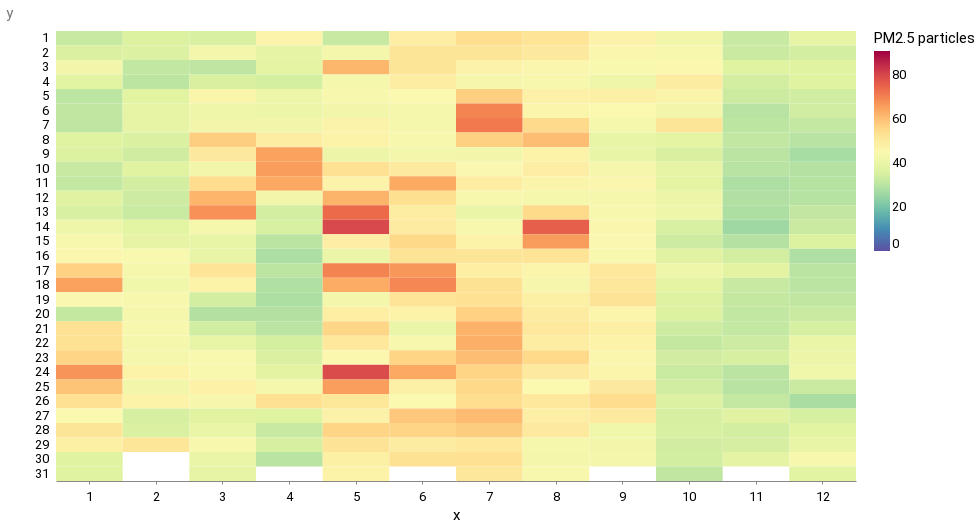

This figure's notebook cell:
### Code cell
alt.Chart(qatar_src).mark_rect().encode(
    x=alt.X(
        "x:O",
    ),
    y=alt.Y("y:O"),
    color=alt.Color(
        "z:Q",
        legend=alt.Legend(title="PM2.5 particles"),
        scale=alt.Scale(scheme="spectral", reverse=True, domain=[0, 91]),
    ),
)

### Figure 1 — Vega-Lite specification as saved in the notebook (floating-point values rounded to 4 significant figures; data arrays with more than 128 entries replaced by an {"elided": "..."} marker saying what was removed)
{"config": {"view": {"width": 800, "height": 450, "strokeOpacity": 0}, "background": "#ffffff", "title": {"anchor": "start", "font": "Summit Sans", "fontColor": "palette[\"black\"]", "fontSize": 18, "fontWeight": "normal"}, "arc": {"fill": "#00d4d8"}, "area": {"fill": "#00d4d8"}, "line": {"stroke": "#00d4d8", "strokeWidth": 3}, "path": {"stroke": "#00d4d8"}, "rect": {"fill": "#00d4d8"}, "shape": {"stroke": "#00d4d8"}, "bar": {"fill": "#00d4d8"}, "point": {"stroke": "#00d4d8"}, "symbol": {"fill": "#00d4d8", "size": 30}, "axis": {"titleFont": "Roboto", "titleFontSize": 15, "titleFontWeight": "normal", "labelFont": "Roboto, sans", "labelFontSize": 13, "labelFontWeight": "normal"}, "axisX": {"labelAngle": 0, "labelPadding": 6, "tickSize": 3, "grid": false}, "axisY": {"labelBaseline": "middle", "maxExtent": 45, "minExtent": 45, "titleAlign": "left", "titleAngle": 0, "titleX": -45, "titleY": -11, "domainOpacity": 0, "gridWidth": 0.6, "gridColor": "#dddddd", "offset": 6, "tickSize": 0, "titleColor": "#767676"}, "legend": {"titleFont": "Roboto", "titleFontSize": 15, "titleFontWeight": "normal", "symbolType": "square", "labelFont": "Roboto, sans", "labelFontSize": 13}, "range": {"category": ["#005f66", "#e37e2d", "#d64a3b", "#76b0ef", "#c1bc40"], "diverging": ["#e68a4f", "#f4bb6a", "#f9e39c", "#dadfe2", "#a6b7c6", "#849eae"], "heatmap": ["#7ff6f6", "#00eeef", "#00d4d8", "#00abb2", "#00848b", "#fbf2c7", "#00363d"], "ordinal": ["#7ff6f6", "#00eeef", "#00d4d8", "#00abb2", "#00848b", "#fbf2c7", "#00363d"], "ramp": ["#7ff6f6", "#00eeef", "#00d4d8", "#00abb2", "#00848b", "#fbf2c7", "#00363d"]}}, "data": {"name": "data-540aa7f41f651a2b310d293ae591fb9c"}, "mark": "rect", "encoding": {"color": {"field": "z", "legend": {"title": "PM2.5 particles"}, "scale": {"domain": [0, 91], "reverse": true, "scheme": "spectral"}, "type": "quantitative"}, "x": {"field": "x", "type": "ordinal"}, "y": {"field": "y", "type": "ordinal"}}, "$schema": "https://vega.github.io/schema/vega-lite/v4.17.0.json", "datasets": {"data-540aa7f41f651a2b310d293ae591fb9c": {"elided": "366 records"}}}
